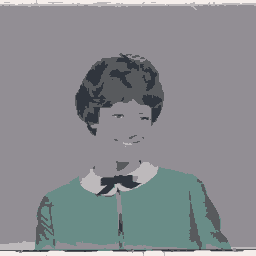
%> input picture 000006_9,35626.bmp, 256 x 256 px
$ octave methodArifinE.m   (GNU Octave 9; MATLAB toolbox functions it lacks are replaced by stand-ins)
%> lines starting %> are read from the running program, lines starting %| are printed output that depends on the picture
tic;
% 0] загрузить и подготовить изображение
% -- 0.1) считать выбранное изображение
[fileName, pathToFolder]=uigetfile({'*.png'},'Select png-image...');
%> the answer given: 000006_9,35626.bmp
pathToFile=fullfile(pathToFolder, fileName);
if( size(pathToFile,2)==3)
    msgbox('Empty pathToFile');
    return;
end;
%img=imread('C:\Users\Master\Documents\MyWork\ProgIOPics\pic4x4\4x4png1','png');
img=imread(pathToFile);
%> img is the input picture: size 256x256x3 uint8; mean R, G, B 137, 139.5, 143.4

% -- 0.2) создать пустую папку по адресу выбранного изображения
splitedString = strsplit(fileName,'.');
fileTitle=char(splitedString(1));
pathToFolderNew=fullfile(pathToFolder,fileTitle);
mkdir(pathToFolderNew);

% -- 0.3) перевести выбранное цветное изображение в оттенки серого
imgGS=img;
imgNumOfRows=size(img,1);
%> imgNumOfRows = 256
imgNumOfCols=size(img,2);
%> imgNumOfCols = 256
for i=1:1:imgNumOfRows
    for j=1:1:imgNumOfCols
        gray=0.299*img(i,j,1) + 0.587*img(i,j,2) + 0.114*img(i,j,3);
        imgGS(i,j,1)=gray;
        imgGS(i,j,2)=gray;
        imgGS(i,j,3)=gray;
    end;
end;
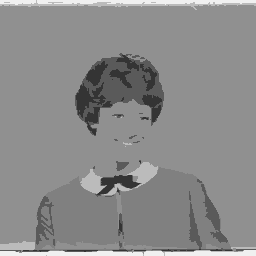
%> imgGS: size 256x256x3 uint8; min 52, max 240, mean 139.2

% 1] создать базовые массивы.
% -- 1.1. создать массив яркостей
%aIntensities=   [100,101,102,103,104,105,106,107,108,109,110]; % шкала яркостей
%iIntensitiesLength=size(aIntensities,2);          % всего яркостей
aIntensities=zeros(1,256);
for i=1:1:256
    aIntensities(i)=i-1;
end;
iIntensitiesLength=256;

% -- 1.2. создать массив частот
%aFrequences=    [0,1,4,8,10,5,0,0,15,3,0];          % гистограмма частот яркостей
aFrequences=zeros(1,256);
for i=1:1:imgNumOfRows
    for j=1:1:imgNumOfCols
        iIntensity=imgGS(i,j,1);
        aFrequences(iIntensity+1)=aFrequences(iIntensity+1)+1;
    end;
end;
%> after the loop, aFrequences = 256 values, max 45540 at index 145, min 0 at index 1, mean 256
% -- пересчитать количество не "0-ых" яркостей
iIntensitiesNumOfNonEmpty=0;
for i=1:1:iIntensitiesLength
    if(aFrequences(i)~=0)
        iIntensitiesNumOfNonEmpty=iIntensitiesNumOfNonEmpty+1;
    end;
end;
%> after the loop, iIntensitiesNumOfNonEmpty = 6

% -- создать пустой массив кластеров
aClusters=zeros(1,iIntensitiesLength);
% -- 1.3.перенумеровать кластеры. одна яркость - один кластер, но "0-ые" яркости не образуют кластер
if(aFrequences(1)==0)
    aClusters(1)=1;
    k=1;
    for i=2:1:iIntensitiesLength
        if(aFrequences(i)==0)
            aClusters(i)=aClusters(i-1);
        else
            aClusters(i)=k;
            k=k+1;
        end;
    end;
%> after the loop, aClusters = 256 values from 1 to 6; k = 7
else
    k=1;
    for i=1:1:iIntensitiesLength
        if(aFrequences(i)==0)
            aClusters(i)=aClusters(i-1);
        else
            aClusters(i)=k;
            k=k+1;
        end;
    end;
end;
iNumberOfClustersTotal=k-1;   % число кластеров
%> iNumberOfClustersTotal = 6
iNumberOfClustersLeft=iNumberOfClustersTotal;
%> iNumberOfClustersLeft = 6
if(iNumberOfClustersTotal==1)
    msgbox('1.3. число кластеров=1: Blank image');
    return;
end;
% -- создать пустой массив, хранящий число пикселей в каждом кластере
aNumberOfPixelsInClusters=zeros(1,iIntensitiesLength);
% -- 1.4. сосчитать и проставить число пикселей в каждом кластере.
iClusterToConsider=1;
iSumOfPixelsInCluster=0;
for i=1:1:iIntensitiesLength
    if(i<iIntensitiesLength &&  aClusters(i)==iClusterToConsider && aClusters(i+1)==iClusterToConsider)
        bFlag=true;
        j=i;
        while(bFlag==true && j<=iIntensitiesLength) % просуммировать пиксели по кластеру
            iSumOfPixelsInCluster=iSumOfPixelsInCluster+aFrequences(j);
            if(j==iIntensitiesLength)
                bFlag=false;
                continue;
            end;
            if(aClusters(j)~=aClusters(j+1))
                bFlag=false;
            end;
            j=j+1;
        end;
        bFlag=true;
        j=i;
        while(bFlag==true && j<=iIntensitiesLength) % прописать сумму пикселей в кластере в колонке каждой яркости
            aNumberOfPixelsInClusters(j)=iSumOfPixelsInCluster;
            if(j==iIntensitiesLength)
                bFlag=false;
                continue;
            end;
            if(aClusters(j)~=aClusters(j+1))
                bFlag=false;
            end;
            j=j+1;
        end;
        iSumOfPixelsInCluster=0;
        iClusterToConsider=iClusterToConsider+1;
    end;
    if(i<iIntensitiesLength && aClusters(i)==iClusterToConsider && aClusters(i+1)==iClusterToConsider+1)
        aNumberOfPixelsInClusters(i)=aFrequences(i);
        iClusterToConsider=iClusterToConsider+1;
    end;
    if(i==iIntensitiesLength && aClusters(i)==iClusterToConsider && aClusters(i-1)==iClusterToConsider-1)
        aNumberOfPixelsInClusters(i)=aFrequences(i);
    end;
end;
%> after the loop, aNumberOfPixelsInClusters = 256 values, max 45540 at index 145, min 1779 at index 188, mean 10160.2; bFlag = false; iClusterToConsider = 7; iSumOfPixelsInCluster = 0; j = 256
% -- создать пустой массив средних яркостей по кластерам
aMeanIntensitiesByClusters=zeros(1, iIntensitiesLength);
% -- 1.5.сосчитать и проставить среднюю яркость в каждом кластере
for i=1:1:iIntensitiesLength
    % если первая яркость оказалась "0-ой", то заполняем значением следующей не "0-ой"
    if(i==1 && aFrequences(i)==0)
        bFlag=true;
        j=i;
        while(bFlag==true)
            if(j==iIntensitiesLength+1)
                msgbox('1.5.: Blank image');
                return;
            end;
            if(aClusters(j)==1 && aFrequences(j)~=0)
                aMeanIntensitiesByClusters(i)=aIntensities(j);
                bFlag=false;
            end;
            j=j+1;
        end;
    end;
    % если очередная не "0-ая" яркость, то записать текущее значение
    if(aFrequences(i)~=0)
        aMeanIntensitiesByClusters(i)=aIntensities(i);
    end;
    % если очередная яркость оказывается "0-ой", то скопировать от предыдущей
    if(i>1 && aFrequences(i)==0)
        aMeanIntensitiesByClusters(i)=aMeanIntensitiesByClusters(i-1);
    end;
end;
%> after the loop, aMeanIntensitiesByClusters = 256 values from 52 to 240; j = 54
% -- создать пустой массив значений сум.кв.отклонения по каждому кластеру
adE=zeros(1,iIntensitiesLength);
% -- 1.6. сосчитать приращение сум.кв.отклонения dE
for i=1:1:iIntensitiesLength
    if(aClusters(i)==1)
        adE(i)=-1;
    end;
    if(aClusters(i)~=1 && aFrequences(i)~=0)
        n1=aNumberOfPixelsInClusters(i-1);
        n2=aNumberOfPixelsInClusters(i);
        I1=aMeanIntensitiesByClusters(i-1);
        I2=aMeanIntensitiesByClusters(i);
        adE(i)=n1*n2/(n1+n2)*(I1-I2)^2;
    end;
    if(aClusters(i)~=1 && aFrequences(i)==0)
        adE(i)=adE(i-1);
    end;
end;
%> after the loop, I1 = 187; I2 = 240; adE = 256 values, max 4158045.6 at index 129, min -1 at index 1, mean 1741775.2; n1 = 1779; n2 = 2013

% -- сохранить первое разбиение в созданную папку
fileNameNew=strcat(num2str(iIntensitiesNumOfNonEmpty),'_',num2str(0.0000),'.png');
%> fileNameNew = '6_0.png'
pathToFileNew=fullfile(pathToFolderNew, fileNameNew);
imwrite(imgGS, pathToFileNew);

% -- сум.кв.откл.первого разбиения
iEtotal=0;
% -- найти пару кластеров, сопровождаемую минимальным приращеним сум.кв.откл.
idEmin=999999999999999;
iPairMindE=0;
for i=1:1:iIntensitiesLength
    if(adE(i)~=-1 && adE(i)<idEmin)
        idEmin=adE(i);
        iPairMindE=aClusters(i);
    end;
end;
%> after the loop, iPairMindE = 4; idEmin = 2077335.4

%-- пустой массив Сигм
aSigmaValue=zeros(1, iIntensitiesNumOfNonEmpty);
aSigmaIndex=zeros(1, iIntensitiesNumOfNonEmpty);
aSigmaIndex(iIntensitiesNumOfNonEmpty)=iIntensitiesNumOfNonEmpty-1;
aEValue=zeros(1, iIntensitiesNumOfNonEmpty);
aEIndex=zeros(1, iIntensitiesNumOfNonEmpty);
aEIndex(iIntensitiesNumOfNonEmpty)=iIntensitiesNumOfNonEmpty-1;

% 2] итеративное объединение пар кластеров.
for k=iIntensitiesNumOfNonEmpty:-1:2
    if(iPairMindE==0)
        msgbox('2] no more clusters to unite: iPairMindE==0');
        return;
    end;
    % -- 2.1) и 2.2)
    for i=1:1:iIntensitiesLength
        % -- 2.1) объединение яркостей в один кластер
        if(aClusters(i)==iPairMindE)
            aClusters(i)=aClusters(i)-1;
        end;
        % -- 2.2) перенумерация всех послед. кл-ров
        if(aClusters(i)>iPairMindE)
            aClusters(i)=aClusters(i)-1;
        end;
    end;
    iClusterUnited=iPairMindE-1;
    iNumberOfClustersLeft=iNumberOfClustersLeft-1;
    % -- сум.кв.откл.очередного разбиения
    iEtotal=iEtotal+idEmin;

    % -- 2.3) подсчет числа пикс. n в укруп.кл.
    iSumOfPixelsInCluster=0;
    for i=1:1:iIntensitiesLength
        if(aClusters(i)==iClusterUnited)
            iSumOfPixelsInCluster=iSumOfPixelsInCluster+aFrequences(i);
        end;
         if(aClusters(i)>iClusterUnited)
             break;
         end;
    end;
    % -- 2.4) запись значения n во все клетки укруп.кл.
    for i=1:1:iIntensitiesLength
        if(aClusters(i)==iClusterUnited)
            aNumberOfPixelsInClusters(i)=iSumOfPixelsInCluster;
        end;
        if(aClusters(i)>iClusterUnited)
             break;
         end;
    end;
    % -- 2.5) расчет знач.средн.ярк. I в укрупн.кл.
    iIntensitySummarized=0;
    for i=1:1:iIntensitiesLength
        if(aClusters(i)==iClusterUnited)
            iIntensitySummarized=iIntensitySummarized+aIntensities(i)*aFrequences(i);
        end;
        if(aClusters(i)>iClusterUnited)
             break;
         end;
    end;
    iMeanIntensityInCluster=iIntensitySummarized/iSumOfPixelsInCluster;
    % -- 2.6) запись значения I во все клетки укрупн.кл.
    for i=1:1:iIntensitiesLength
        if(aClusters(i)==iClusterUnited)
            aMeanIntensitiesByClusters(i)=iMeanIntensityInCluster;
        end;
        if(aClusters(i)>iClusterUnited)
             break;
         end;
    end;
    % -- 2.7) (ПРОПУСК: первый кл.) расчет dE для пары пред.-тек.кл.
    if(iClusterUnited>1)
        for i=2:1:iIntensitiesLength
            if(aClusters(i-1)==aClusters(i) && aClusters(i)==iClusterUnited)
                break;
            end;
            if(aClusters(i)==iClusterUnited)
                n1=aNumberOfPixelsInClusters(i-1);
                n2=aNumberOfPixelsInClusters(i);
                I1=aMeanIntensitiesByClusters(i-1);
                I2=aMeanIntensitiesByClusters(i);
                idE=n1*n2/(n1+n2)*(I1-I2)^2;
            end;
        end;
    else
        idE=-1;
    end;
    % -- 2.8) запись значения dE в ячейки тек.кл.: либо контрольного зн.dE=-1, либо рассчетного
    for i=1:1:iIntensitiesLength
        if(aClusters(i)==iClusterUnited)
            adE(i)=idE;
        end;
        if(aClusters(i)>iClusterUnited)
            break;
        end;
    end;
    % -- 2.9) расчет dE для пары тек.-след.кл.
    if(iClusterUnited+1<=iNumberOfClustersLeft)
        for i=2:1:iIntensitiesLength
            if((aClusters(i-1)==iClusterUnited+1) && (aClusters(i)==iClusterUnited+1))
                break;
            end;
            if((aClusters(i-1)==iClusterUnited+1) && (aClusters(i)>iClusterUnited+1))
                break;
            end;
            if(aClusters(i)==iClusterUnited+1)
                n1=aNumberOfPixelsInClusters(i-1);
                n2=aNumberOfPixelsInClusters(i);
                I1=aMeanIntensitiesByClusters(i-1);
                I2=aMeanIntensitiesByClusters(i);
                idE=n1*n2/(n1+n2)*(I1-I2)^2;
            end;
        end;
    end;
    % -- 2.10) запись значения dE во все клетки след.кл.
    if(iClusterUnited+1<=iNumberOfClustersLeft)
        for i=1:1:iIntensitiesLength
            if(aClusters(i)==iClusterUnited+1)
                adE(i)=idE;
            end;
            if(aClusters(i)>iClusterUnited+1)
                break;
            end;
        end;
    end;

    if(iNumberOfClustersLeft<11)
        % вывод очередного разбиения в память
        % -- сгенерировать разбиение на кластеры
        imgPartition=imgGS;
        grayNew=0;
        for i=1:1:imgNumOfRows
            for j=1:1:imgNumOfCols
                grayOld=imgGS(i,j,1);
                grayNew=aMeanIntensitiesByClusters(1,grayOld+1);
                % [6 lines of commented-out code are left out]
                imgPartition(i,j,1)=grayNew;
                imgPartition(i,j,2)=grayNew;
                imgPartition(i,j,3)=grayNew;
            end;
        end;
    end;

    iSigma=sqrt(iEtotal/imgNumOfRows/imgNumOfCols);
    % -- записть iSigma в массив для вывода графика на экран
    aSigmaValue(k-1)=iSigma;
    aSigmaIndex(iIntensitiesNumOfNonEmpty-k+1)=iIntensitiesNumOfNonEmpty-k;
    aEValue(k-1)=iEtotal;
    aEIndex(iIntensitiesNumOfNonEmpty-k+1)=iIntensitiesNumOfNonEmpty-k;

    if(iNumberOfClustersLeft<11)
        % -- записать изображение в созданную папку
        fileNameNew=strcat(num2str(iNumberOfClustersLeft),'_',num2str(iSigma),'.png');
        pathToFileNew=fullfile(pathToFolderNew, fileNameNew);
        imwrite(imgPartition, pathToFileNew);
    end;
    % -- 2.11) выбор пары dE=min>0
    idEmin=999999999999999999999999999999999999999999999999999999999999999999999999999;
    iPairMindE=0;
    for i=1:1:iIntensitiesLength
        if(adE(i)~=-1 && adE(i)<idEmin)
            idEmin=adE(i);
            iPairMindE=aClusters(i);
        end;
    end;

end;%for k=iIntensitiesNumOfNonEmpty:-1:2
%> this loop made 5 passes
%> (k, iClusterUnited, iNumberOfClustersLeft, iEtotal, iMeanIntensityInCluster, iSigma, fileNameNew) on passes 2, 5: (5, 1, 4, 4177688.1, 76.4, 7.98, '4_7.9841.png'), (2, 1, 1, 53868497.1, 139.2, 28.67, '1_28.67.png')
%> (k, iClusterUnited, iNumberOfClustersLeft, iEtotal, iMeanIntensityInCluster, iSigma, fileNameNew) on pass 1: (6, 3, 5, 2077335.4, 141.1, 5.63, '5_5.6301.png')
%> imgPartition: size 256x256x3 uint8; every value is 139
%> after the loop, I1 = 76.4; I2 = 145.9; aClusters = 256 values from 1 to 1; aEIndex = [0 1 2 3 4 5]; aEValue = [53868497.1 26258308.6 6830479.7 4177688.1 2077335.4 0]; aMeanIntensitiesByClusters = 256 values from 139.2 to 139.2; aNumberOfPixelsInClusters = 256 values from 65536 to 65536; aSigmaIndex = [0 1 2 3 4 5]; aSigmaValue = [28.67 20.02 10.21 7.98 5.63 0]; adE = 256 values from -1 to -1; grayNew = 139.2; grayOld = 240; n1 = 6330; n2 = 59206; pathToFileNew = './000006_9,35626/1_28.67.png'
toc
% графики Сигма(k), E(k)
plot(aSigmaValue);%aEValue
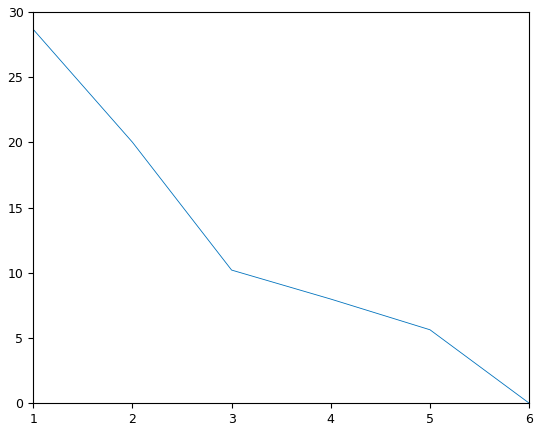
%> figure redrawn from the program's plot data
% для изображений из оттенков серого о.д.з. Сигма [0,127.5]
